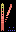

This is a level from a 2D game, rendered from its Tiled map with the project's own tilesets. A one-line summary and the complete map file follow:
An orthogonal 2x4 tile map with 8x8 px tiles, 1 tile layer (namtbl).

<map version="1.5" tiledversion="1.5.0" orientation="orthogonal" renderorder="right-down" width="2" height="4" tilewidth="8" tileheight="8" infinite="0" nextlayerid="2" nextobjectid="1">
 <tileset firstgid="1" name="charset" tilewidth="8" tileheight="8" tilecount="256" columns="16">
  <image source="charset@6000.namtbl.png" width="128" height="128" />
 </tileset>
 <layer id="1" name="namtbl" width="2" height="4">
  <data encoding="csv">
195,196,
199,200,
203,129,
208,204
</data>
 </layer>
</map>
